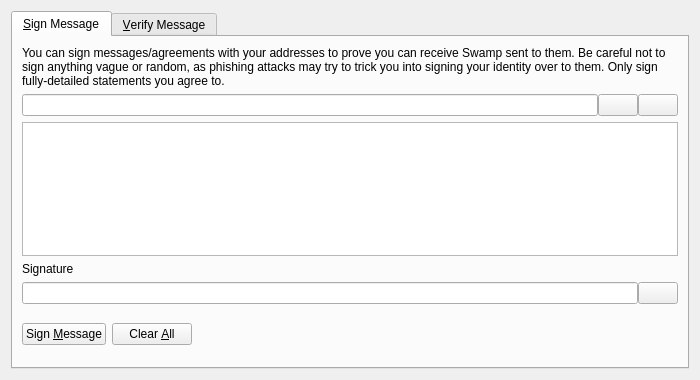
<?xml version="1.0" encoding="UTF-8"?>
<ui version="4.0">
 <class>SignVerifyMessageDialog</class>
 <widget class="QDialog" name="SignVerifyMessageDialog">
  <property name="geometry">
   <rect>
    <x>0</x>
    <y>0</y>
    <width>700</width>
    <height>380</height>
   </rect>
  </property>
  <property name="windowTitle">
   <string>Signatures - Sign / Verify a Message</string>
  </property>
  <property name="modal">
   <bool>true</bool>
  </property>
  <layout class="QVBoxLayout" name="verticalLayout">
   <item>
    <widget class="QTabWidget" name="tabWidget">
     <property name="currentIndex">
      <number>0</number>
     </property>
     <widget class="QWidget" name="tabSignMessage">
      <attribute name="title">
       <string>&amp;Sign Message</string>
      </attribute>
      <layout class="QVBoxLayout" name="verticalLayout_SM">
       <item>
        <widget class="QLabel" name="infoLabel_SM">
         <property name="text">
          <string>You can sign messages/agreements with your addresses to prove you can receive Swamp sent to them. Be careful not to sign anything vague or random, as phishing attacks may try to trick you into signing your identity over to them. Only sign fully-detailed statements you agree to.</string>
         </property>
         <property name="textFormat">
          <enum>Qt::PlainText</enum>
         </property>
         <property name="wordWrap">
          <bool>true</bool>
         </property>
        </widget>
       </item>
       <item>
        <layout class="QHBoxLayout" name="horizontalLayout_1_SM">
         <property name="spacing">
          <number>0</number>
         </property>
         <item>
          <widget class="QValidatedLineEdit" name="addressIn_SM">
           <property name="toolTip">
            <string>The Swamp address to sign the message with</string>
           </property>
          </widget>
         </item>
         <item>
          <widget class="QPushButton" name="addressBookButton_SM">
           <property name="toolTip">
            <string>Choose previously used address</string>
           </property>
           <property name="text">
            <string/>
           </property>
           <property name="shortcut">
            <string>Alt+A</string>
           </property>
           <property name="autoDefault">
            <bool>false</bool>
           </property>
          </widget>
         </item>
         <item>
          <widget class="QPushButton" name="pasteButton_SM">
           <property name="toolTip">
            <string>Paste address from clipboard</string>
           </property>
           <property name="text">
            <string/>
           </property>
           <property name="shortcut">
            <string>Alt+P</string>
           </property>
           <property name="autoDefault">
            <bool>false</bool>
           </property>
          </widget>
         </item>
        </layout>
       </item>
       <item>
        <widget class="QPlainTextEdit" name="messageIn_SM">
         <property name="toolTip">
          <string>Enter the message you want to sign here</string>
         </property>
        </widget>
       </item>
       <item>
        <widget class="QLabel" name="signatureLabel_SM">
         <property name="text">
          <string>Signature</string>
         </property>
         <property name="textFormat">
          <enum>Qt::PlainText</enum>
         </property>
        </widget>
       </item>
       <item>
        <layout class="QHBoxLayout" name="horizontalLayout_2_SM">
         <property name="spacing">
          <number>0</number>
         </property>
         <item>
          <widget class="QLineEdit" name="signatureOut_SM">
           <property name="font">
            <font>
             <italic>true</italic>
            </font>
           </property>
           <property name="readOnly">
            <bool>true</bool>
           </property>
          </widget>
         </item>
         <item>
          <widget class="QPushButton" name="copySignatureButton_SM">
           <property name="toolTip">
            <string>Copy the current signature to the system clipboard</string>
           </property>
           <property name="text">
            <string/>
           </property>
           <property name="autoDefault">
            <bool>false</bool>
           </property>
          </widget>
         </item>
        </layout>
       </item>
       <item>
        <layout class="QHBoxLayout" name="horizontalLayout_3_SM">
         <item>
          <widget class="QPushButton" name="signMessageButton_SM">
           <property name="toolTip">
            <string>Sign the message to prove you own this Swamp address</string>
           </property>
           <property name="text">
            <string>Sign &amp;Message</string>
           </property>
           <property name="autoDefault">
            <bool>false</bool>
           </property>
          </widget>
         </item>
         <item>
          <widget class="QPushButton" name="clearButton_SM">
           <property name="toolTip">
            <string>Reset all sign message fields</string>
           </property>
           <property name="text">
            <string>Clear &amp;All</string>
           </property>
           <property name="autoDefault">
            <bool>false</bool>
           </property>
          </widget>
         </item>
         <item>
          <spacer name="horizontalSpacer_1_SM">
           <property name="orientation">
            <enum>Qt::Horizontal</enum>
           </property>
           <property name="sizeHint" stdset="0">
            <size>
             <width>40</width>
             <height>48</height>
            </size>
           </property>
          </spacer>
         </item>
         <item>
          <widget class="QLabel" name="statusLabel_SM">
           <property name="font">
            <font>
             <weight>75</weight>
             <bold>true</bold>
            </font>
           </property>
           <property name="text">
            <string/>
           </property>
           <property name="wordWrap">
            <bool>true</bool>
           </property>
          </widget>
         </item>
         <item>
          <spacer name="horizontalSpacer_2_SM">
           <property name="orientation">
            <enum>Qt::Horizontal</enum>
           </property>
           <property name="sizeHint" stdset="0">
            <size>
             <width>40</width>
             <height>48</height>
            </size>
           </property>
          </spacer>
         </item>
        </layout>
       </item>
      </layout>
     </widget>
     <widget class="QWidget" name="tabVerifyMessage">
      <attribute name="title">
       <string>&amp;Verify Message</string>
      </attribute>
      <layout class="QVBoxLayout" name="verticalLayout_VM">
       <item>
        <widget class="QLabel" name="infoLabel_VM">
         <property name="text">
          <string>Enter the receiver's address, message (ensure you copy line breaks, spaces, tabs, etc. exactly) and signature below to verify the message. Be careful not to read more into the signature than what is in the signed message itself, to avoid being tricked by a man-in-the-middle attack. Note that this only proves the signing party receives with the address, it cannot prove sendership of any transaction!</string>
         </property>
         <property name="textFormat">
          <enum>Qt::PlainText</enum>
         </property>
         <property name="alignment">
          <set>Qt::AlignLeading|Qt::AlignLeft|Qt::AlignTop</set>
         </property>
         <property name="wordWrap">
          <bool>true</bool>
         </property>
        </widget>
       </item>
       <item>
        <layout class="QHBoxLayout" name="horizontalLayout_1_VM">
         <property name="spacing">
          <number>0</number>
         </property>
         <item>
          <widget class="QValidatedLineEdit" name="addressIn_VM">
           <property name="toolTip">
            <string>The Swamp address the message was signed with</string>
           </property>
          </widget>
         </item>
         <item>
          <widget class="QPushButton" name="addressBookButton_VM">
           <property name="toolTip">
            <string>Choose previously used address</string>
           </property>
           <property name="text">
            <string/>
           </property>
           <property name="shortcut">
            <string>Alt+A</string>
           </property>
           <property name="autoDefault">
            <bool>false</bool>
           </property>
          </widget>
         </item>
        </layout>
       </item>
       <item>
        <widget class="QPlainTextEdit" name="messageIn_VM"/>
       </item>
       <item>
        <widget class="QValidatedLineEdit" name="signatureIn_VM"/>
       </item>
       <item>
        <layout class="QHBoxLayout" name="horizontalLayout_2_VM">
         <item>
          <widget class="QPushButton" name="verifyMessageButton_VM">
           <property name="toolTip">
            <string>Verify the message to ensure it was signed with the specified Swamp address</string>
           </property>
           <property name="text">
            <string>Verify &amp;Message</string>
           </property>
           <property name="autoDefault">
            <bool>false</bool>
           </property>
          </widget>
         </item>
         <item>
          <widget class="QPushButton" name="clearButton_VM">
           <property name="toolTip">
            <string>Reset all verify message fields</string>
           </property>
           <property name="text">
            <string>Clear &amp;All</string>
           </property>
           <property name="autoDefault">
            <bool>false</bool>
           </property>
          </widget>
         </item>
         <item>
          <spacer name="horizontalSpacer_1_VM">
           <property name="orientation">
            <enum>Qt::Horizontal</enum>
           </property>
           <property name="sizeHint" stdset="0">
            <size>
             <width>40</width>
             <height>48</height>
            </size>
           </property>
          </spacer>
         </item>
         <item>
          <widget class="QLabel" name="statusLabel_VM">
           <property name="font">
            <font>
             <weight>75</weight>
             <bold>true</bold>
            </font>
           </property>
           <property name="text">
            <string/>
           </property>
           <property name="wordWrap">
            <bool>true</bool>
           </property>
          </widget>
         </item>
         <item>
          <spacer name="horizontalSpacer_2_VM">
           <property name="orientation">
            <enum>Qt::Horizontal</enum>
           </property>
           <property name="sizeHint" stdset="0">
            <size>
             <width>40</width>
             <height>48</height>
            </size>
           </property>
          </spacer>
         </item>
        </layout>
       </item>
      </layout>
     </widget>
    </widget>
   </item>
  </layout>
 </widget>
 <customwidgets>
  <customwidget>
   <class>QValidatedLineEdit</class>
   <extends>QLineEdit</extends>
   <header>qvalidatedlineedit.h</header>
  </customwidget>
 </customwidgets>
 <resources>
  <include location="../swamp.qrc"/>
 </resources>
 <connections/>
</ui>
